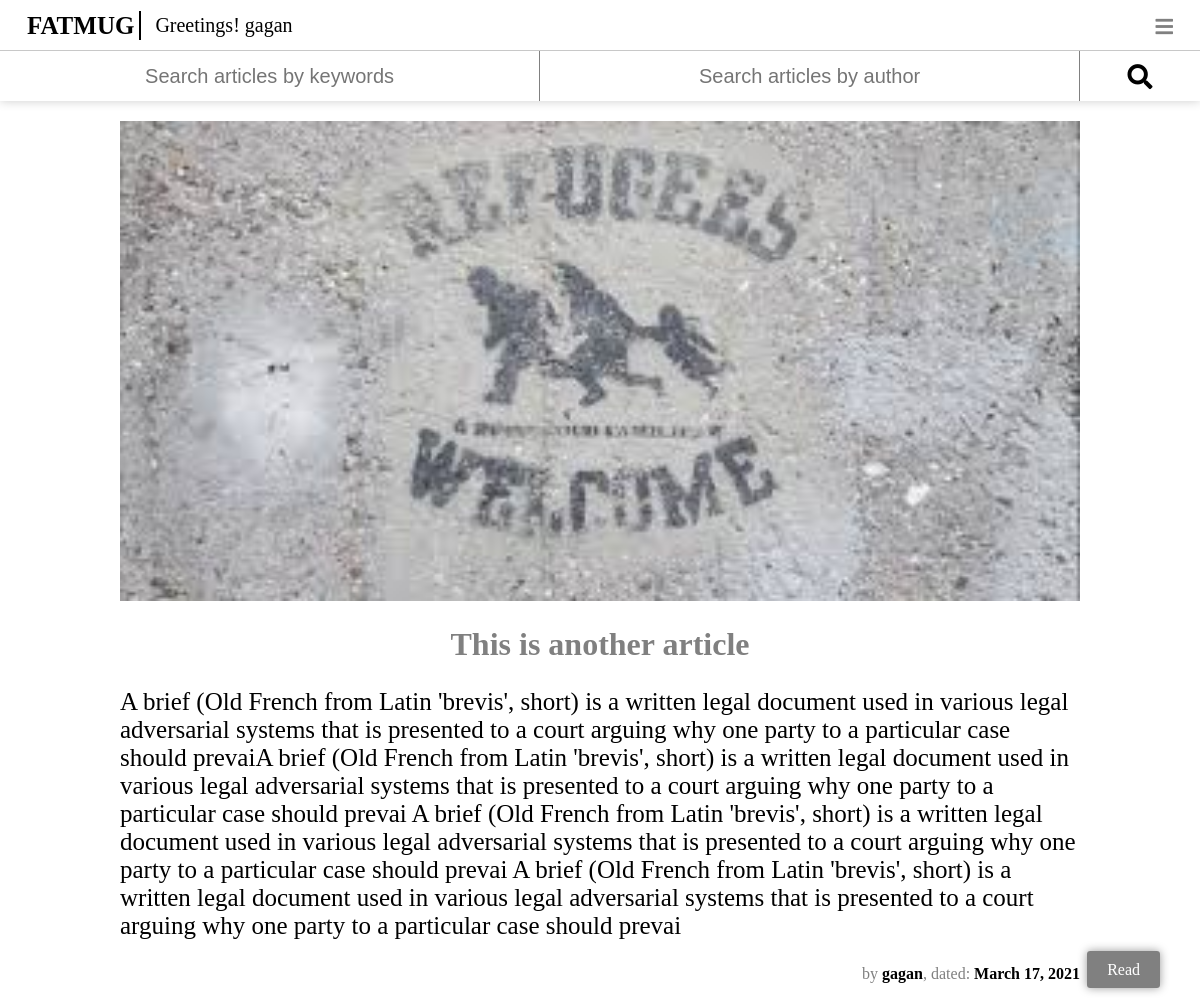
Page /view_article/2 (signed in) on the committed database.
### articles/models.py (models this page shows, shortened)
class articles(models.Model):
	author = models.ForeignKey(User, on_delete=models.CASCADE)
	date = models.DateField(auto_now=True)
	title = models.CharField(max_length=200)
	brief_content = models.TextField(default="A brief (Old French from Latin 'brevis', short) is a written legal document used in various legal adversarial systems that is presented to a court arguing why one party to a particular case should prevail")
	content = models.TextField()
	no_of_reads = models.PositiveIntegerField(default=0)
	likes = models.PositiveIntegerField(default=0)
	image = models.ImageField(default="images.jpg", blank=True)
	read_time = models.IntegerField()
	tags = models.ManyToManyField(tags)

### articles/views.py (the view)
# urls.py: path('view_article/<int:id>', views.view_article, name="view_article"),
@login_required(login_url="login")
def view_article(request, id):
	article = models.articles.objects.get(pk=id)
	return render(request, 'view_article.html', {"article": article})

### articles/templates/view_article.html (shortened to what this page needs)
{% load static %}
<!DOCTYPE html>
<html>
	<head>
		<link rel="stylesheet" href="https://pro.fontawesome.com/releases/v5.10.0/css/all.css"/>
		<link rel="stylesheet" href="{% static 'css/navbar.css' %}" type="text/css">
		<link rel="stylesheet" href="{% static 'css/view_article.css' %}" type="text/css">
	</head>
	<body>
		<div class="Outer_navbar_wrapper">
			<div class="Navbar_wrapper">
				<div class="left">
					<a href="{% url 'home' %}"><div class="nav_item" id="logo">FATMUG</div></a>
					<div class="nav_item" id="greeting">Greetings! {{request.user}}</div>
				</div>
				<div class="right">
					<div class="nav_item left_items" id="special" onclick="change()"><i class="fas fa-bars"></i></div>
				</div>
			</div>
			<form method="GET" action="{% url 'searchquery' %}">
				<div class="search">
					<input type="text" placeholder="Search articles by keywords" class="search-input"/>
					<input type="text" placeholder="Search articles by author" class="search-input"/>
					<button value="submit" class="search-icon"><i class="fas fa-search"></i></button>
				</div>
			</form>
		</div>
		<div class="reading"><span class="hover_element">Click here after reading</span><a href="{% url 'done_reading' article.pk %}"><span class="reading_button" onclick="done_reading()" onmouseover="hovering()" onmouseout="not_hovering()">Read</span></div>
		<div class="Outer_wrapper">
			<div class="image_area">
				<img class="image" src="/media/{{article.image}}">
			</div>
			<div class="article">
				<h1 class="heading">{{article.title}}</h1>
				<p class="content">
					{{article.content}}
				</p>
				<p class="author">by <span class="dark">{{article.author}}</span>, dated: <span class="dark">{{article.date}}</span></p>
			</div>
		</div>
	</body>
</html>

### Abhinav_project/static/css/navbar.css (style rules this page uses)
body, html { margin: 0; padding: 0; }
.Outer_navbar_wrapper { position: sticky; top: 0; left: 0; box-shadow: 0px 0px 10px rgba(0,0,0,0.2); }
.Navbar_wrapper { font-family: Verdana; color: grey; background-color: white; width: 100%; height: 50px; display: flex; flex-direction: row; justify-content: space-between; align-items: center; }
.left, .right { flex-grow: 0; flex-shrink: 0; height: 25px; }
.left { font-size: 20px; color: black; display: flex; justify-content: center; align-items: center; }
.right { font-size: 15px; }
.nav_item { border-radius: 3px; line-height: 25px; padding-left: 5px; padding-right: 5px; height: 100%; border: 2px solid white; display: inline-block; }
#logo { margin-left: 20px; font-size: 25px; font-weight: bolder; color: black; cursor: pointer; }
#logo::after { margin-left: 5px; content: ""; border: 1px solid black; }
.right div { margin-right: 20px; }
.hidden, #special { background-color: white; z-index: 1000; display: none; }
#special { font-size: 20px; }
@media screen and (max-device-width: 800px) { .Navbar_wrapper { box-shadow: none; } }
@media screen and (max-device-width: 800px) { .right .nav_item { display: none; } }
@media screen and (max-device-width: 800px) { #special { display: block; } }
.search { display: flex; align-items: center; height: 50px; width: 100%; justify-content: space-between; border-top: 1px solid rgb(200, 200, 200); }
.search-input { text-align: center; font-size: 20px; padding: 0px; height: 100%; width: 45%; border: none; border-right: 1px solid grey; }
.search-icon { font-size: 25px; border: none; height: 100%; line-height: 50px; text-align: center; width: 10%; cursor: pointer; background-color: white; }
a, a:hover { text-decoration: none; color: grey; }

### Abhinav_project/static/css/view_article.css (style rules this page uses)
a, a:hover { text-decoration: none; color: grey; }
.Outer_wrapper { width: 80%; margin-top: 20px; margin-left: auto; margin-right: auto; }
.image_area { width: 100%; }
.image { width: 100%; height: 50%; }
.content { color: black; font-size: 25px; }
.heading { text-align: center; }
.author { color: grey; text-align: right; }
.dark { color: black; font-weight: bold; }
.reading { display: inline; position: fixed; bottom: 20px; right: 40px; }
.reading_button { cursor: pointer; padding: 10px 20px 10px 20px; box-shadow: 0 0 10px rgba(0,0,0, 0.4); background-color: grey; border-radius: 3px; color: white; }

### rows in the picture
articles: image (picture), title "This is another article", content "A brief (Old French from Latin 'brevis', short) is a written legal document used in various legal adversarial systems that is presented to a court arguing why one party to a particular case should prevaiA brief (Old French from Latin 'brevis', short) is a written legal document used in various legal adversarial systems that is presented to a court arguing why one party to a particular case should prevai A brief (Old French from Latin 'brevis', short) is a written legal document used in various legal adversarial systems that is presented to a court arguing why one party to a particular case should prevai A brief (Old French from Latin 'brevis', short) is a written legal document used in…", author "gagan", date "March 17, 2021"

### other values in the picture
{{ request.user }} "gagan"
